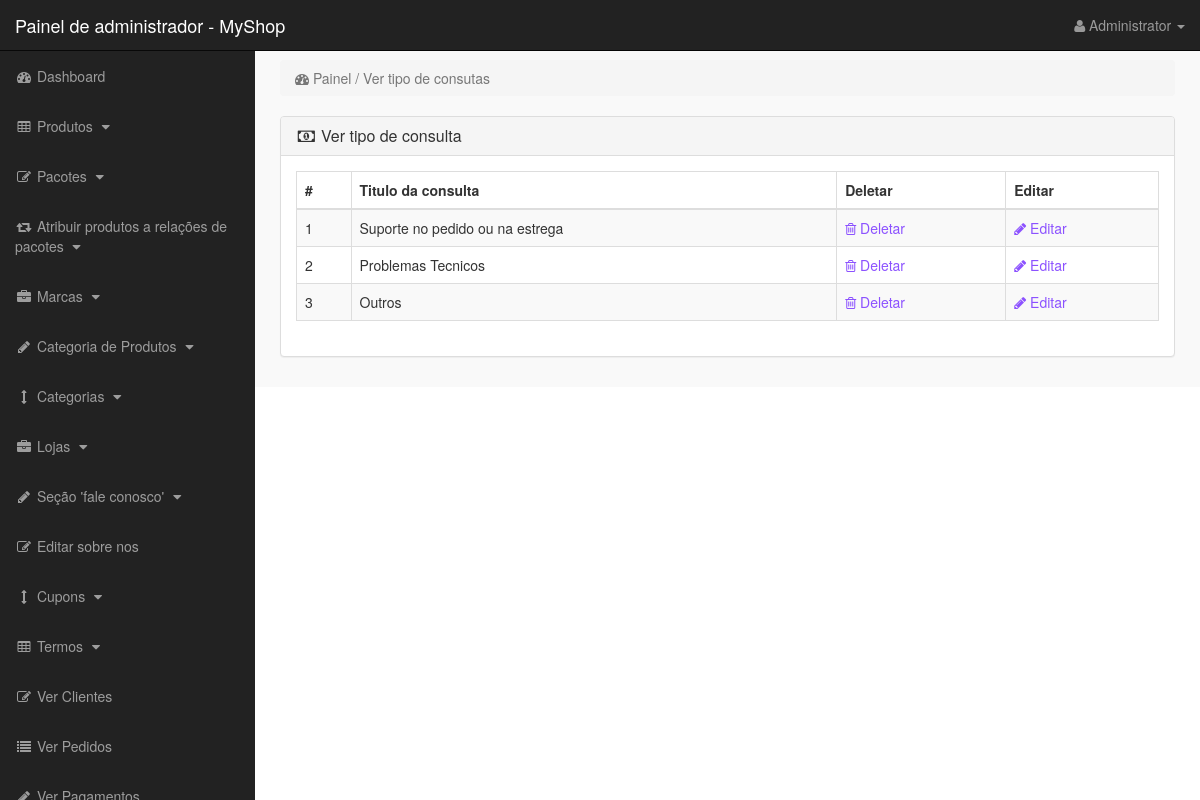
The app's page /admin_area/index.php?view_enquiry (signed in) with its own data.
### tables this page shows
CREATE TABLE IF NOT EXISTS `enquiry_types` (
  `enquiry_id` int(10) NOT NULL AUTO_INCREMENT,
  `enquiry_title` varchar(255) NOT NULL,
  PRIMARY KEY (`enquiry_id`)
);

### admin_area/view_enquiry.php (the view)
<?php
if(!isset($_SESSION['admin_email'])){
echo "<script>window.open('login.php','_self')</script>";
}
else {
?>
<div class="row" >
<div class="col-lg-12" >
<ol class="breadcrumb">
<li class="active">
<i class="fa fa-dashboard" ></i> Painel / Ver tipo de consutas
</li>
</ol>
</div>
</div>
<div class="row">
<div class="col-lg-12">
<div class="panel panel-default">
<div class="panel-heading">
<h3 class="panel-title">
<i class="fa fa-money fa-fw"></i> Ver tipo de consulta
</h3>
</div>
<div class="panel-body">
<div class="table-responsive">
<table class="table table-bordered table-hover table-striped">
<thead>
<tr>
<th>#</th>
<th>Titulo da consulta</th>
<th>Deletar</th>
<th>Editar</th>
</tr>
</thead>
<tbody>
<?php
$i = 0;
$get_enquiry_types = "select * from enquiry_types";
$run_enquiry_types = mysqli_query($con,$get_enquiry_types);
while($row_enquiry_types = mysqli_fetch_array($run_enquiry_types)){
$enquiry_id = $row_enquiry_types['enquiry_id'];
$enquiry_title = $row_enquiry_types['enquiry_title'];
$i++;
?>
<tr>
<td> <?php echo $i; ?> </td>
<td> <?php echo $enquiry_title; ?> </td>
<td>
<a href="index.php?delete_enquiry=<?php echo $enquiry_id; ?>">
<i class="fa fa-trash-o"> </i> Deletar
</a>
</td>
<td>
<a href="index.php?edit_enquiry=<?php echo $enquiry_id; ?>">
<i class="fa fa-pencil"> </i> Editar
</a>
</td>
</tr>
<?php } ?>
</tbody>
</table>
</div>
</div>
</div>
</div>
</div>
<?php } ?>

### admin_area/includes/sidebar.php (shortened to what this page needs)
<?php
if(!isset($_SESSION['admin_email'])){
echo "<script>window.open('login.php','_self')</script>";
}
else {
?>
<nav class="navbar navbar-inverse navbar-fixed-top" >
<div class="navbar-header" >
<a class="navbar-brand" href="index.php?dashboard" >Painel de administrador - MyShop</a>
</div>
<ul class="nav navbar-right top-nav" >
<li class="dropdown" >
<a href="#" class="dropdown-toggle" data-toggle="dropdown" >
<i class="fa fa-user" ></i>
<?php echo $admin_name; ?> <b class="caret" ></b>
</a>
</li>
</ul>
<div class="collapse navbar-collapse navbar-ex1-collapse">
<ul class="nav navbar-nav side-nav">
<li>
<a href="index.php?dashboard">
<i class="fa fa-fw fa-dashboard"></i> Dashboard
</a>
</li>
<li>
<a href="#" data-toggle="collapse" data-target="#products">
<i class="fa fa-fw fa-table"></i> Produtos
<i class="fa fa-fw fa-caret-down"></i>
</a>
</li>
<li>
<a href="#" data-toggle="collapse" data-target="#bundles">
<i class="fa fa-fw fa-edit"></i> Pacotes
<i class="fa fa-fw fa-caret-down"></i>
</a>
</li>
<li>
<a href="#" data-toggle="collapse" data-target="#relations">
<i class="fa fa-fw fa-retweet"></i> Atribuir produtos a relações de pacotes
<i class="fa fa-fw fa-caret-down"></i>
</a>
</li>
<li>
<a href="#" data-toggle="collapse" data-target="#manufacturers">
<i class="fa fa-fw fa-briefcase"></i> Marcas
<i class="fa fa-fw fa-caret-down"></i>
</a>
</li>
<li>
<a href="#" data-toggle="collapse" data-target="#p_cat">
<i class="fa fa-fw fa-pencil"></i> Categoria de Produtos
<i class="fa fa-fw fa-caret-down"></i>
</a>
</li>
<li>
<a href="#" data-toggle="collapse" data-target="#cat">
<i class="fa fa-fw fa-arrows-v"></i> Categorias
<i class="fa fa-fw fa-caret-down"></i>
</a>
</li>
<li>
<a href="#" data-toggle="collapse" data-target="#store">
<i class="fa fa-fw fa-briefcase"></i> Lojas
<i class="fa fa-fw fa-caret-down"></i>
</a>
</li>
<li>
<a href="#" data-toggle="collapse" data-target="#contact_us">
<i class="fa fa-fw fa-pencil"> </i> Seção 'fale conosco'
<i class="fa fa-fw fa-caret-down"></i>
</a>
</li>
<li>
<a href="index.php?edit_about_us">
<i class="fa fa-fw fa-edit"></i> Editar sobre nos
</a>
</li>
<li>
<a href="#" data-toggle="collapse" data-target="#coupons">
<i class="fa fa-fw fa-arrows-v"></i> Cupons
<i class="fa fa-fw fa-caret-down"></i>
</a>
</li>
<li>
<a href="#" data-toggle="collapse" data-target="#terms" >
<i class="fa fa-fw fa-table"></i> Termos
<i class="fa fa-fw fa-caret-down"></i>
</a>
</li>
<li>
<a href="index.php?view_customers">
<i class="fa fa-fw fa-edit"></i> Ver Clientes
</a>
</li>
<li>
<a href="index.php?view_orders">
<i class="fa fa-fw fa-list"></i> Ver Pedidos
</a>
</li>
<li>
<a href="index.php?view_payments">
<i class="fa fa-fw fa-pencil"></i> Ver Pagamentos
</a>
</li>
</ul>
</div>
</nav>
<?php } ?>

### admin_area/css/style.css (style rules this page uses)
body { margin-top:100px; }
@media (min-width: 768px) { body { margin-top:50px; } }
.top-nav { padding:0 15px; }
.top-nav>li { display:inline-block; float:left; }
.top-nav>li>a { padding-top:15px; padding-bottom:15px; line-height:20px; color:#999; }
@media (min-width: 768px) { .side-nav { position:fixed; top:51px; width:255px; border-radius:0; overflow-y:auto; background-color: #222; bottom:0; overflow-x:hidden; padding-bottom:40px; } }
@media (min-width: 768px) { .side-nav>li>a { width:255px; } }
.panel-body { border-radius:5px; }

### records on screen
enquiry_types: enquiry_title "Suporte no pedido ou na estrega"
enquiry_types: enquiry_title "Problemas Tecnicos"
enquiry_types: enquiry_title "Outros"

### other values on screen
$admin_name "Administrator"
